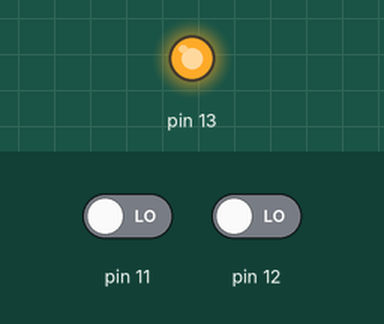
A sketch run on a simulated Arduino Uno, built with avr-gcc and run on an emulated ATmega328P. Shown: output pins drawn as LEDs (lit = HIGH). Inputs (shaded band) come from the test bench; at power-on: pin 11 LOW, pin 12 LOW.

Above: at 1.2 s.
1.3 s: pin 11 driven HIGH
At 1.6 s:
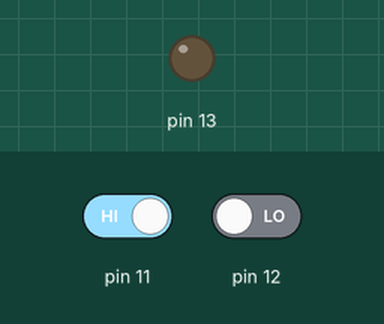
2.8 s: pin 11 driven LOW
At 4.0 s:
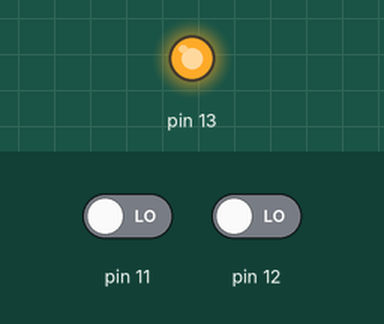
4.3 s: pin 12 driven HIGH
At 5.1 s:
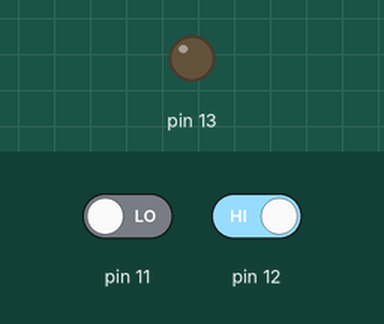
Timing chart, 0 to 7.3 s (numbered marks = the images above; inputs shaded):
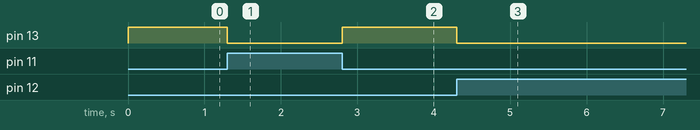

The sketch:

XNOR_Gate.ino
```cpp
//Logic Gate: XOR

int value_1;
int value_2;
void setup()
{
  pinMode(13,OUTPUT);
  pinMode(12,INPUT);
  pinMode(11,INPUT);
}
void loop()
{
  value_1=digitalRead(11);
  value_2=digitalRead(12);

  if (value_1==value_2)
  {
    digitalWrite(13,HIGH);
}
  else{
     digitalWrite(13,LOW);
  }

}
```

Measured:
- after the input at 1.3 s, pin 13: HIGH → LOW at once
- after the input at 2.8 s, pin 13: LOW → HIGH at once
- after the input at 4.3 s, pin 13: HIGH → LOW at once
